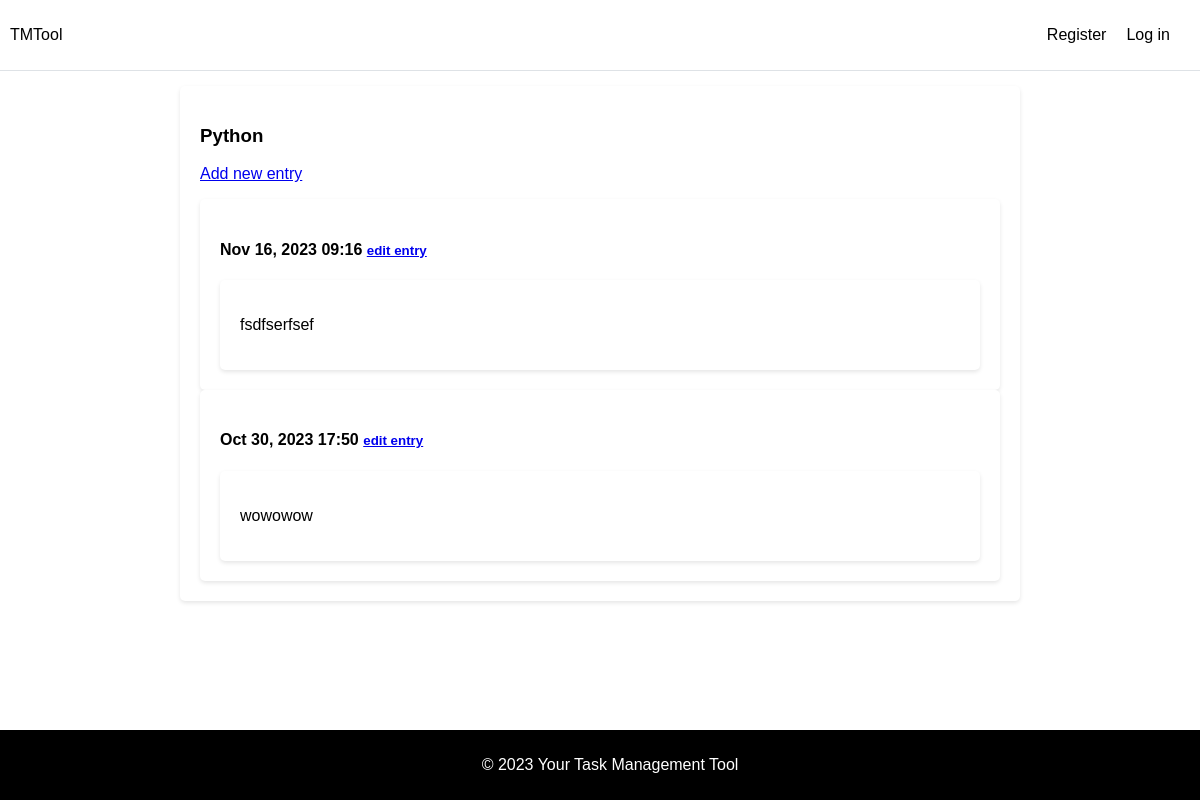
The app's page /topics/2/ with its own data.
### TMTool/models.py (models this page shows, shortened)
class Topic(models.Model):
    text = models.CharField(max_length=200)
    date_added = models.DateTimeField(auto_now_add=True)
    def __str__(self):
        return self.text

class Entry(models.Model):
    topic = models.ForeignKey(Topic, on_delete=models.CASCADE)
    text = models.TextField()
    date_added = models.DateTimeField(auto_now_add=True)
    class Meta:
        verbose_name_plural = 'entries'

### TMTool/views.py (the view)
# urls.py: path('topics/<int:topic_id>/', views.topic, name='topic'),
def topic(request, topic_id):
    topic = Topic.objects.get(id=topic_id)
    entries = topic.entry_set.order_by('-date_added')
    context = {'topic': topic, 'entries': entries}
    return render(request, 'TMTool/topic.html', context)

### TMTool/templates/TMTool/topic.html
{% extends "TMTool/base.html" %}
{% block content %}
  <h3>{{ topic }}</h3>
  <p>
      <a href="{% url 'TMTool:new_entry' topic.id %}">Add new entry</a>
  </p>
      {% for entry in entries %}
        <div class="card mb-3">
            <h4 class="card-header">
                {{ entry.date_added|date:'M d, Y H:i' }}
                <small><a href="{% url 'TMTool:edit_entry' entry.id %}">edit entry</a></small>
            </h4>
            <div class="card-body">
              {{ entry.text|linebreaks }}
            </div>
        </div>
      {% empty %}
        <p>No entries have beem added yet.</p>
      {% endfor %}
{% endblock content %}

### TMTool/static/css/styles.css (style rules this page uses)
body { font-family: "Arial", sans-serif; margin: 0; padding: 0; color: black; }

### TMTool/static/css/index.css (style rules this page uses)
main div { max-width: 800px; margin: 0 auto; background-color: white; padding: 20px; border-radius: 5px; box-shadow: 0 2px 4px rgba(0, 0, 0, 0.1); }

### records on screen
Topic: text "Python"
Entry: date_added "Nov 16, 2023 09:16", text "fsdfserfsef"
Entry: date_added "Oct 30, 2023 17:50", text "wowowow"
